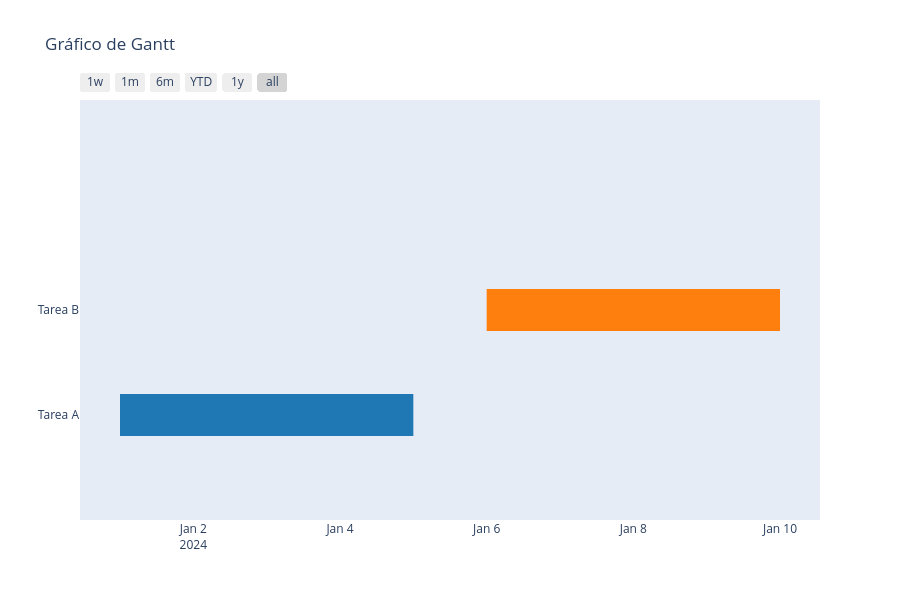

Write notebook code for a chart like this one.
### Code cell
df = [dict(Task='Tarea A', Start='2024-01-01', Finish='2024-01-05'),
        dict(Task='Tarea B', Start='2024-01-06', Finish='2024-01-10')]
fig5 = ff.create_gantt(df)
fig5.update_layout(title='Gráfico de Gantt')

### Figure 1 — Plotly figure (JSON) as saved in the notebook; plotly's stock layout.template omitted (floating-point values rounded to 4 significant figures)
{"data": [{"fill": "toself", "fillcolor": "rgb(255, 127, 14)", "hoverinfo": "name", "legendgroup": "rgb(255, 127, 14)", "mode": "none", "name": "Tarea B", "type": "scatter", "x": ["2024-01-06", "2024-01-10", "2024-01-10", "2024-01-06"], "y": [0.8, 0.8, 1.2, 1.2]}, {"fill": "toself", "fillcolor": "rgb(31, 119, 180)", "hoverinfo": "name", "legendgroup": "rgb(31, 119, 180)", "mode": "none", "name": "Tarea A", "type": "scatter", "x": ["2024-01-01", "2024-01-05", "2024-01-05", "2024-01-01"], "y": [-0.2, -0.2, 0.2, 0.2]}, {"legendgroup": "rgb(255, 127, 14)", "marker": {"color": "rgb(255, 127, 14)", "opacity": 0, "size": 1}, "mode": "markers", "name": "", "showlegend": false, "text": [null, null], "type": "scatter", "x": ["2024-01-06", "2024-01-10"], "y": [1, 1]}, {"legendgroup": "rgb(31, 119, 180)", "marker": {"color": "rgb(31, 119, 180)", "opacity": 0, "size": 1}, "mode": "markers", "name": "", "showlegend": false, "text": [null, null], "type": "scatter", "x": ["2024-01-01", "2024-01-05"], "y": [0, 0]}], "layout": {"height": 600, "hovermode": "closest", "showlegend": false, "title": {"text": "Gráfico de Gantt"}, "xaxis": {"rangeselector": {"buttons": [{"count": 7, "label": "1w", "step": "day", "stepmode": "backward"}, {"count": 1, "label": "1m", "step": "month", "stepmode": "backward"}, {"count": 6, "label": "6m", "step": "month", "stepmode": "backward"}, {"count": 1, "label": "YTD", "step": "year", "stepmode": "todate"}, {"count": 1, "label": "1y", "step": "year", "stepmode": "backward"}, {"step": "all"}]}, "showgrid": false, "type": "date", "zeroline": false}, "yaxis": {"autorange": false, "range": [-1, 3], "showgrid": false, "ticktext": ["Tarea A", "Tarea B"], "tickvals": [0, 1], "zeroline": false}}}
